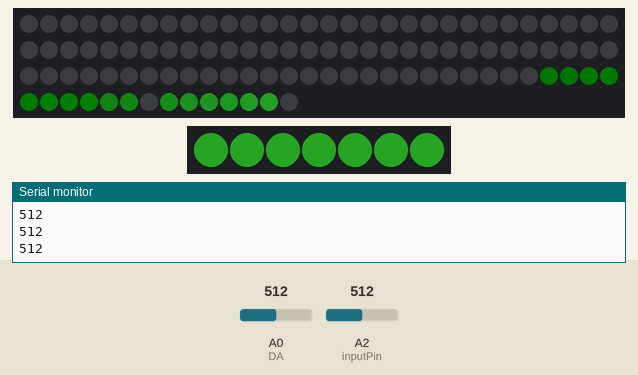
A sketch run on a simulated Arduino Uno, built with avr-gcc and run on an emulated ATmega328P. On the bench: 104 RGB LEDs in strip order, left to right, continuing on the next row, 7 RGB LEDs in strip order, left to right, the last lines printed to the serial monitor. The test bench sets the inputs (shaded band); at power-on: A0 (DA) = 512, A2 (inputPin) = 512. Dim RGB values are drawn brighter than linear; random numbers use the default seed unless the sketch sets one.

Above: at 1.2 s.
1.3 s: A0 (DA) set to 1023
At 1.7 s:
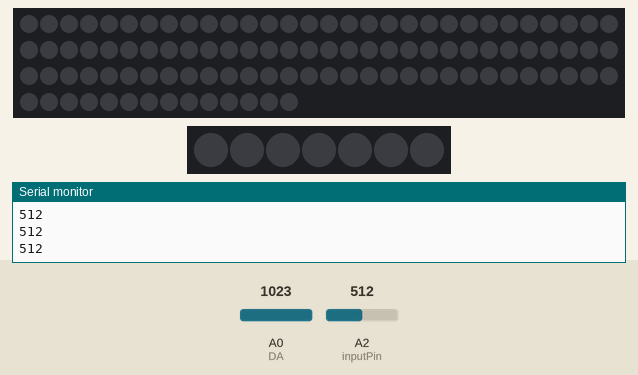
2.8 s: A2 (inputPin) set to 735
4.3 s: A2 (inputPin) set to 768
At 4.5 s:
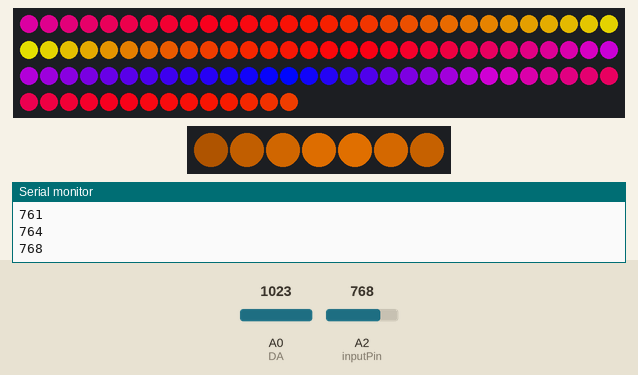
6.7 s: A2 (inputPin) set to 740
At 8.0 s:
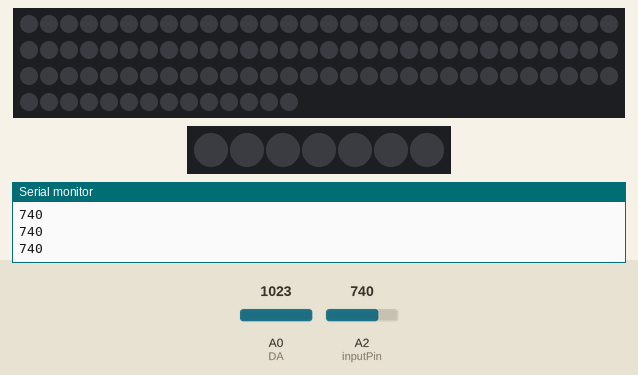
8.4 s: A0 (DA) set to 511
At 8.59 s:
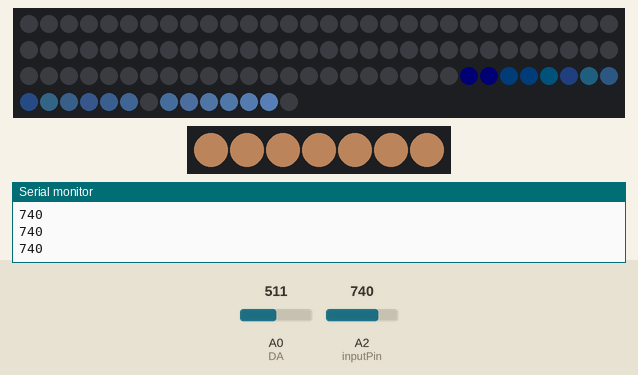
10.9 s: A0 (DA) set to 240
At 11.15 s:
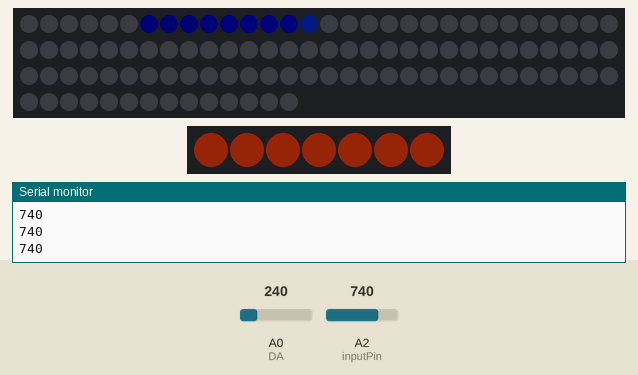
Timing chart, 0 to 17.0 s (numbered marks = the images above; inputs shaded):
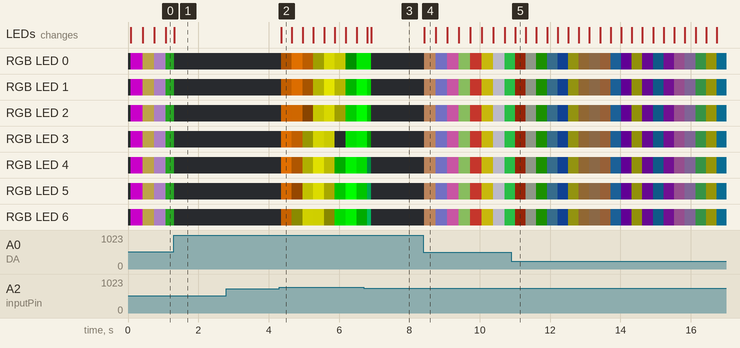

Measured:
- the behaviour switches between 750 and 751 on A2 (inputPin) (found by bisection; images 1 and 2)
- after the input at 8.4 s, RGB LED 0–6: off → RGB(77, 54, 37) at once, → RGB(53, 52, 91) 0.33 s later, → RGB(101, 43, 82) 0.33 s later, → RGB(56, 78, 39) 0.33 s later, … (8 changes in this stretch); the LEDs: change at once (image 4)

The sketch:

Changing.ino
```cpp
#include<FastLED.h>

#pragma region constants
const int numReadings = 10;
int readings[numReadings]; // the readings from the analog input
int readIndex = 0;         // the index of the current reading
int total = 0;             // the running total
int average = 0;           // the average
int inputPin = A2;
int sensorvalue = 0;
float EMA_a = 0.6;
int EMA_S = 0;
int red = 0;
int green = 0;
int blue = 0;
int previous_value = 0;
#define LED_TYPE WS2812B
#define COLOR_ORDER GRB


#pragma region Variables
#define DATA_PIN 6
#define DATA_PIN2 5
#define NUM_LEDS 104
#define ArcReactorLEDS 7
#define BRIGHTNESS 50
#define fps 100
int DO = 2;     //Pin for Digital Output - DO
int DA = 0;     // Pin for Analog Output - AO
int trsh = 100; //Set minimum threshold for LED lit
uint8_t gHue = 0;
CRGBPalette16 currentPallet;
TBlendType currentBlending;
CRGB strip1[NUM_LEDS];
CRGB ArcReactor[ArcReactorLEDS];
#pragma endregion

void setup()
{
#pragma region smoothing
    // initialize serial communication with computer:
    Serial.begin(9600);
    // initialize all the readings to 0:
    for (int thisReading = 0; thisReading < numReadings; thisReading++)
    {
        readings[thisReading] = 0;
    }
#pragma endregion

#pragma region ledsDef
    FastLED.addLeds<LED_TYPE, DATA_PIN, COLOR_ORDER>(strip1, NUM_LEDS); //.setCorrection(TypicalLEDStrip);
    FastLED.addLeds<LED_TYPE, DATA_PIN2, COLOR_ORDER>(ArcReactor, ArcReactorLEDS);
    currentBlending = LINEARBLEND;
    currentPallet = RainbowColors_p;
#pragma endregion
}
#pragma region Fading
void fadeall1()
{
    for (int i = (NUM_LEDS)-1; i >= 0; i--)
    {
        strip1[i].nscale8(215);
    }
}

#pragma endregion

void loop()
{
#pragma region randomStuff
    static uint8_t startIndex = 0;
    startIndex = startIndex + 1; /* motion speed */
#pragma endregion

    // smoothing();
    // monitorColorCycle(PartyColors_p, startIndex, 255);
    changing();
    FastLED.show();
}

void changing(){
#pragma region randomStuff
    static uint8_t startIndex = 0;
    startIndex = startIndex + 1; /* motion speed */
#pragma endregion
#pragma region Maths
    // subtract the last reading:
    total = total - readings[readIndex];
    // read from the sensor:
    readings[readIndex] = analogRead(inputPin);
    // add the reading to the total:
    total = total + readings[readIndex];
    // advance to the next position in the array:
    readIndex = readIndex + 1;

    // if we're at the end of the array...
    if (readIndex >= numReadings)
    {
        // ...wrap around to the beginning:
        readIndex = 0;
    }

    // calculate the average:
    average = total / numReadings;
    // send it to the computer as ASCII digits
    Serial.println(average);
    delay(1); // delay in between reads for stability
    #pragma endregion

    if ( average > 750 ){
        monitorColorCycle(PartyColors_p, startIndex, 255);
        colorCycle(RainbowStripeColors_p, startIndex, 255);
    }
    if((average <= 750) && (average >= 500)){
        EC422();
    }

    if ((average <= 500) && (average >= 250))
    {
        VibeTime();
    }

    if ((average <= 250) && (average >= 10))
    {
        EC1();
    }
if (average < 10 )
{
    AllOff();
}

    // if( 749 > average > 500)-
    // {
    //     EC1();
    // }
    // if( 500 > average > 250){
    //     VibeTime();
    // }
    // if( average < 250){
    //     AllOff();
    // }
}
void colorCycle(CRGBPalette16 currentPallet, uint8_t colorIndex, uint8_t brightness)
{
    for (int i = 0; i < ArcReactorLEDS; i++)
    {
        ArcReactor[i] = ColorFromPalette(currentPallet, colorIndex, brightness, currentBlending);
        colorIndex += 3;
    }
    FastLED.delay(1000 / fps);
}

#pragma region AllOff

void AllOff()
{
    for (int i = 0; i < NUM_LEDS; ++i)
    {
        strip1[i] = CRGB::Black;
    }

    for (int i = 0; i < ArcReactorLEDS; ++i)
    {
        ArcReactor[i] = CRGB::Black;
    }
}
#pragma endregion

#pragma region Moving Pallet
void monitorColorCycle(CRGBPalette16 currentPallet, uint8_t colorIndex, uint8_t brightness)
{
    for (int i = 0; i < NUM_LEDS; i++)
    {
        strip1[i] = ColorFromPalette(currentPallet, colorIndex, brightness, currentBlending);
        colorIndex += 3;
    }
    FastLED.delay(1000 / fps);
    FastLED.setBrightness(255);
}
#pragma endregion

#pragma region VibeTime
void VibeTime()
{
#pragma region maths
    sensorvalue = analogRead(DA); //Read the analog value
    EMA_S = (EMA_a * sensorvalue);

    int overtrsh = (EMA_S - trsh) >> 1;  //Divides by 2
    int overtrsh2 = (EMA_S - trsh) >> 1; //Divides by 2
    int avOvertrsh = (overtrsh + overtrsh2) >> 1;
    FastLED.setBrightness(avOvertrsh);
#pragma endregion

#pragma region Color Definitions and LED Limiters
    int color1 = random8(NUM_LEDS) + (69 * 0.2);
    int color2 = random8(NUM_LEDS);
    int color3 = random8(69 + 50);

    int color4 = random8(100) + (69 * 0.25);
    int color5 = random8() - (69 * 0.5);
    int color6 = random8(120);

    int color7 = random8();
    int color8 = random8(147);
    int color9 = random8(NUM_LEDS);

    if (overtrsh > NUM_LEDS)
    {
        overtrsh = NUM_LEDS;
    }
#pragma endregion

#pragma region Diagnosis
    // Serial.println(overtrsh);
    // Serial.println(color3);
    // Serial.println(avOvertrsh);
    // Serial.println(EMA_S);
#pragma endregion

#pragma region Colors for Strip 1
    for (int i = 0; i < overtrsh && i < 9; i++)
    {
        strip1[i] = CRGB::Fuchsia;
        fadeall1();
    }
    for (int i = 9; i < overtrsh && i < 34; i++)
    {
        strip1[i] = CRGB(20, 201, 189);
        fadeall1();
    }
    for (int i = 34; i < overtrsh && i < 61; i++)
    {
        strip1[i] = CRGB::Fuchsia;
        fadeall1();
    }
    for (int i = 61; i < overtrsh && i < 86; i++)
    {
        strip1[i] = CRGB(20, 201, 189);
        fadeall1();
    }
    for (int i = 86; i < overtrsh && i < NUM_LEDS; i++)
    {
        strip1[i] = CRGB::Fuchsia;
        fadeall1();
    }
    for (int i = NUM_LEDS - 1; i > overtrsh - 1 && i >= 0; i--)
    {
        strip1[i] = CRGB(0, 0, 0);
    }

#pragma region ArcReactor Colors
    if (avOvertrsh <= 100)
    {
        for (int i = 0; i < overtrsh && i < ArcReactorLEDS; i++)
        {
            ArcReactor[i] = CRGB(20, 201, 189);
            // fadeall1();
        }
        for (int i = ArcReactorLEDS - 1; i > overtrsh && i >= 0; i--)
        {
            ArcReactor[i] = CRGB::Black;
        }
    }
    else
    {
        for (int i = 0; i < overtrsh && i < ArcReactorLEDS; i++)
        {
            ArcReactor[i] = CRGB::Fuchsia;
            // fadeall1();
        }
        for (int i = ArcReactorLEDS - 1; i > overtrsh && i >= 0; i--)
        {
            ArcReactor[i] = CRGB::Black;
        }
    }
#pragma endregion
FastLED.show();
#pragma endregion
}

#pragma endregion

#pragma region EC422
void EC422()
{
#pragma region maths
    sensorvalue = analogRead(DA); //Read the analog value
    EMA_S = (EMA_a * sensorvalue);
    int overtrsh = (EMA_S - trsh) >> 1;  //Divides by 2
    int overtrsh2 = (EMA_S - trsh) >> 1; //Divides by 2
    int avOvertrsh = (overtrsh + overtrsh2) >> 1;
    FastLED.setBrightness(overtrsh);
#pragma endregion

#pragma region Color Definitions and LED Limiters
    int color1 = random8();
    int color2 = random8();
    int color3 = random8();

    if (overtrsh > NUM_LEDS)
    {
        overtrsh = NUM_LEDS;
    }

#pragma endregion

#pragma region Diagnosis
    // Serial.println(overtrsh);
    // Serial.println(sensorvalue);
    // Serial.println(color3);
    // Serial.println(avOvertrsh);
    // Serial.println(EMA_S);
#pragma endregion

#pragma region Colors for Strip 1
    if (avOvertrsh <= 130)
    {
        for (int i = 0; i < overtrsh && i < NUM_LEDS; i++)
        {
            strip1[i] = CRGB(color1, color2, color3);
            fadeall1();
        }

        for (int i = NUM_LEDS - 1; i > overtrsh - 1 && i >= 0; i--)
        {
            strip1[i] = CRGB::Black;
        }
    }
    else
    {
        for (int i = 0; i < overtrsh && i < NUM_LEDS; i++)
        {
            strip1[i] = CRGB::DarkRed;
        }

        for (int i = NUM_LEDS - 1; i > overtrsh - 1 && i >= 0; i--)
        {
            strip1[i] = CRGB::Black;
        }
    }

#pragma endregion

#pragma region Colors for ArcReactor
    if (avOvertrsh <= 130)
    {

        for (int i = 0; i < overtrsh && i < ArcReactorLEDS; i++)
        {
            ArcReactor[i] = CRGB(color3, color2, color1);
        }

        for (int i = NUM_LEDS - 1; i > overtrsh - 1 && i >= 0; i--)
        {
            ArcReactor[i] = CRGB::Black;
        }
    }
    else
    {
        for (int i = 0; i < overtrsh && i < ArcReactorLEDS; i++)
        {
            ArcReactor[i] = CRGB::DarkRed;
        }

        for (int i = NUM_LEDS - 1; i > overtrsh - 1 && i >= 0; i--)
        {
            ArcReactor[i] = CRGB::Black;
        }
    }

#pragma endregion
}
#pragma endregion

#pragma region EC1
void EC1()
{
#pragma region Maths
    sensorvalue = analogRead(DA); //Read the analog value
    EMA_S = (EMA_a * sensorvalue);
    int overtrsh = (EMA_S - trsh) >> 1;  //Divides by 2
    int overtrsh2 = (EMA_S - trsh) >> 1; //Divides by 2
    int avOvertrsh = (overtrsh + overtrsh2) >> 1;
    FastLED.setBrightness(avOvertrsh);
#pragma endregion

#pragma region Limiters
    if (overtrsh > NUM_LEDS)
    {
        overtrsh = NUM_LEDS;
    }

#pragma endregion

#pragma region Diagnosis
    // Serial.println(overtrsh);
    // Serial.println(sensorvalue);
    // Serial.println(color3);
    // Serial.println(avOvertrsh);
    // Serial.println(EMA_S);
#pragma endregion

#pragma region EC Version
    for (int i = 0; i < overtrsh && i < NUM_LEDS; i++)
    {
        //255 - ((i >> 3) * 32)
        // strip1[i] = CRGB(128,0,128);
        strip1[i] = CRGB((red += i) & 0xFF, (green += i * 3) & 0xFF, (blue += i * 5) & 0xFF);
        red = (red + 1) & 0xFF;
        green = green + (i * 2) & 0xFF;
        blue = (blue + (i * 3)) & 0xFF;
        if (i > previous_value && i & 0b10 == 1)
        {
            //delay(150);
            //FastLED.show();
        }
    }
    for (int i = NUM_LEDS - 1; i > overtrsh - 1 && i >= 0; i--)
    {
        strip1[i] = CRGB(0, 0, 0);
    }
    //misc
    previous_value = overtrsh;
    FastLED.show();
#pragma endregion
}
#pragma endregion
```
